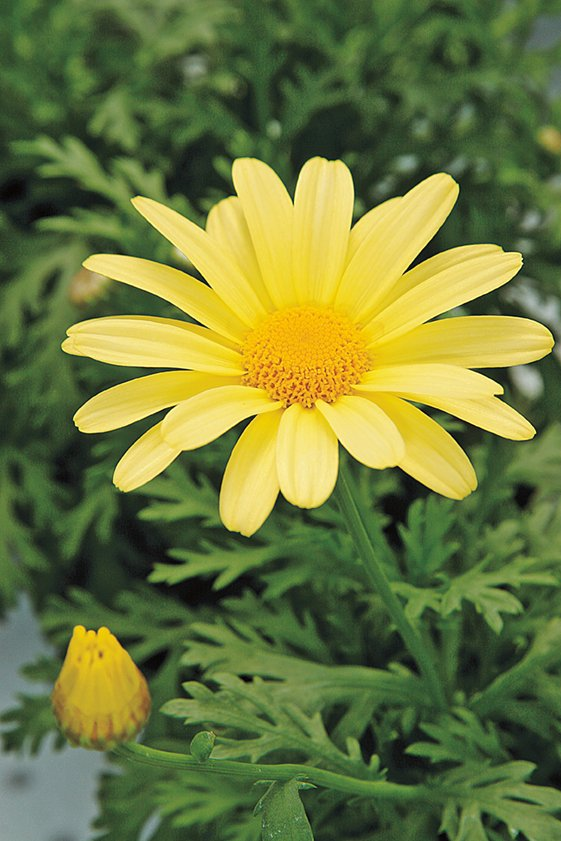
#> input picture a1images/daisy.jpg, 561 x 841 px, found by its file name
$ jupyter execute Q09.ipynb
#> lines starting #> are read from the running program, lines starting #| are printed output that depends on the picture
[cell 1]
import cv2
import numpy as np
import matplotlib.pyplot as plt

im = cv2.imread('/Users/kavindujayathissa/Desktop/Academics/Semester 05/EN3160 Image Processing/Assignment A01/a1images/daisy.jpg')
#> im is the input picture: shape (841, 561, 3); mean B, G, R 60.7, 120.3, 108.5
orig = cv2.cvtColor(im, cv2.COLOR_BGR2RGB)
mask = np.zeros(im.shape[:2], np.uint8)
bgdModel, fgdModel = np.zeros((1, 65), np.float64), np.zeros((1, 65), np.float64)
rect = (50, 100, 500, 500)
cv2.grabCut(im, mask, rect, bgdModel, fgdModel, 3, cv2.GC_INIT_WITH_RECT)
mask2 = np.where((mask == 2) | (mask == 0), 0, 1).astype('uint8')
FG, BG = im * mask2[:, :, np.newaxis], im - (im * mask2[:, :, np.newaxis])
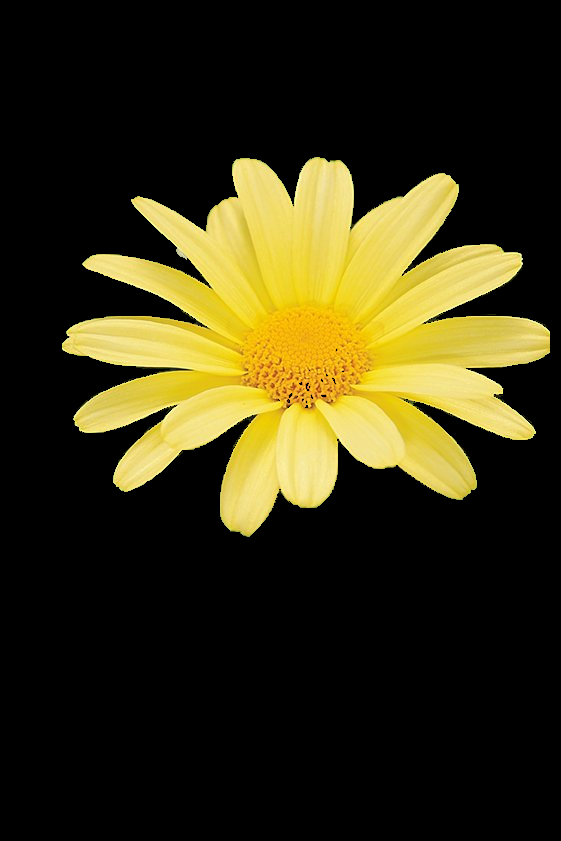
#> FG: shape (841, 561, 3); mean B, G, R 19.1, 47.9, 53.6
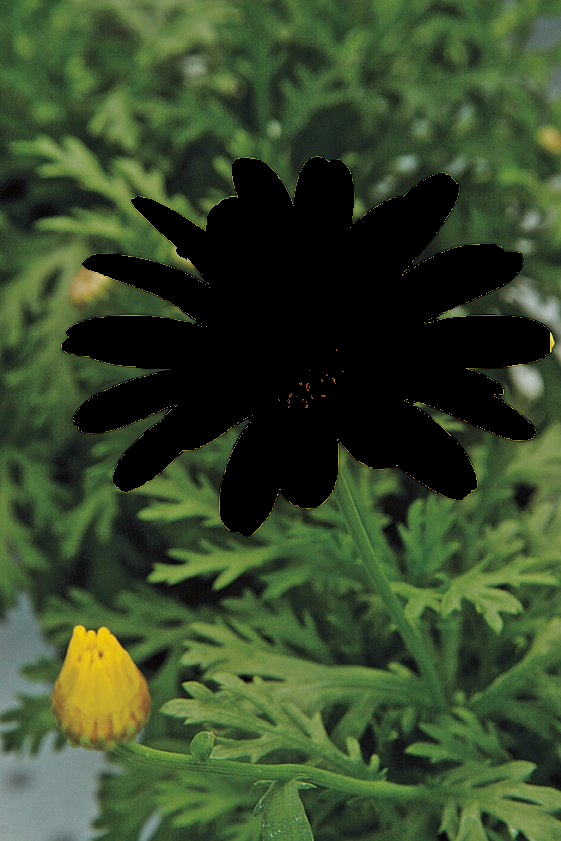
#> BG: shape (841, 561, 3); mean B, G, R 41.6, 72.4, 54.9
cv2.rectangle(orig, (50, 100), (550, 600), (255, 0, 0), 2)
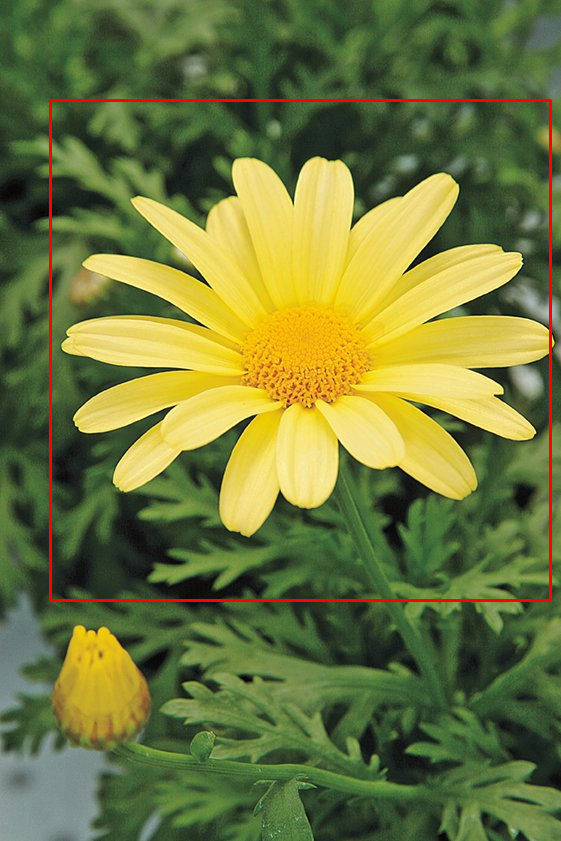
#> orig: shape (841, 561, 3); mean R, G, B 110.9, 119.1, 60
fig, ax = plt.subplots(1, 4, figsize=(22, 10))
ax[0].imshow(orig), ax[0].set_title('Image with considered rectangle'), ax[0].axis('off')
ax[1].imshow(cv2.cvtColor(FG, cv2.COLOR_BGR2RGB)), ax[1].set_title('Foreground'), ax[1].axis('off')
ax[2].imshow(cv2.cvtColor(BG, cv2.COLOR_BGR2RGB)), ax[2].set_title('Background'), ax[2].axis('off')
ax[3].imshow(mask2 * 255, cmap='gray'), ax[3].set_title('Mask'), ax[3].axis('off')
plt.show()
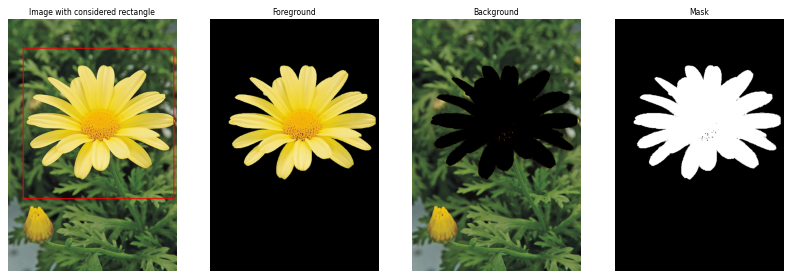
#> figure drawn by matplotlib, 4 panels

$ run again, with a1images/highlights_and_shadows.jpg copied over a1images/daisy.jpg
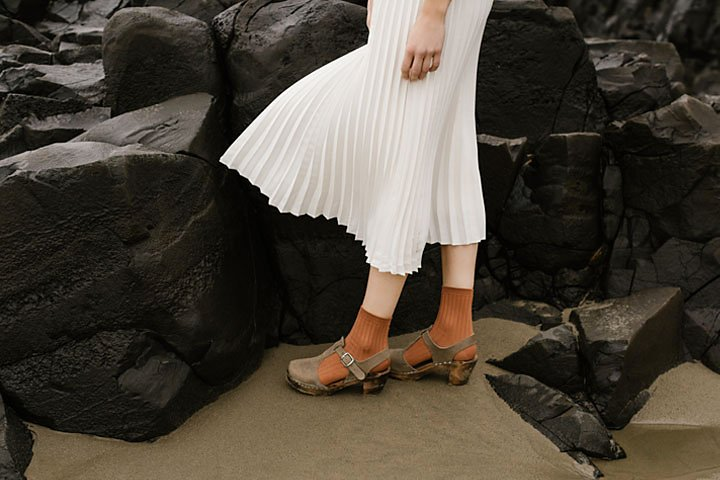
#> input picture a1images/highlights_and_shadows.jpg, 720 x 480 px, found by its file name
#> im is the input picture: shape (480, 720, 3); mean B, G, R 58.1, 68.6, 75.7
#> `FG, BG = im * mask2[:, :, np.newaxis], im - (im * mask2[:, :, np.newax..`:
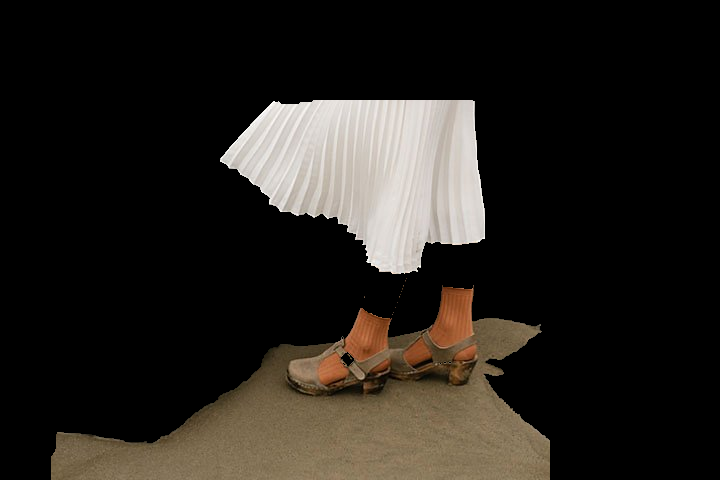
#> FG: shape (480, 720, 3); mean B, G, R 28.9, 33.8, 37.7
#> `plt.show()`:
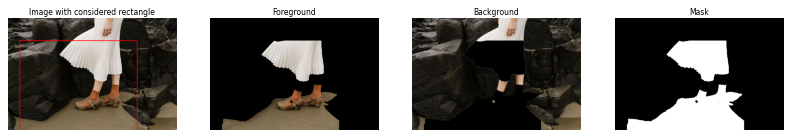
#> figure drawn by matplotlib, 4 panels
